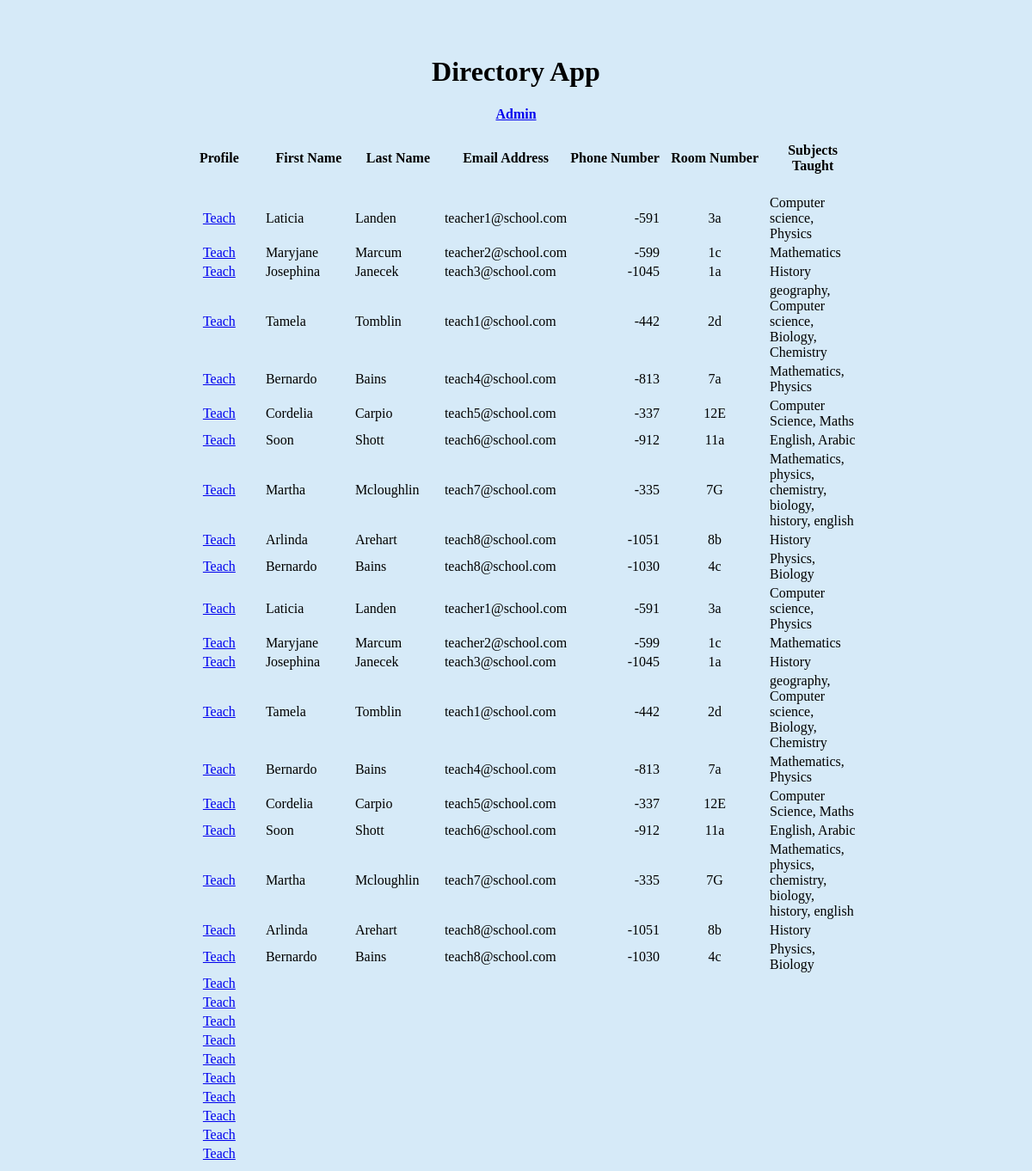
The app's page /, older data.
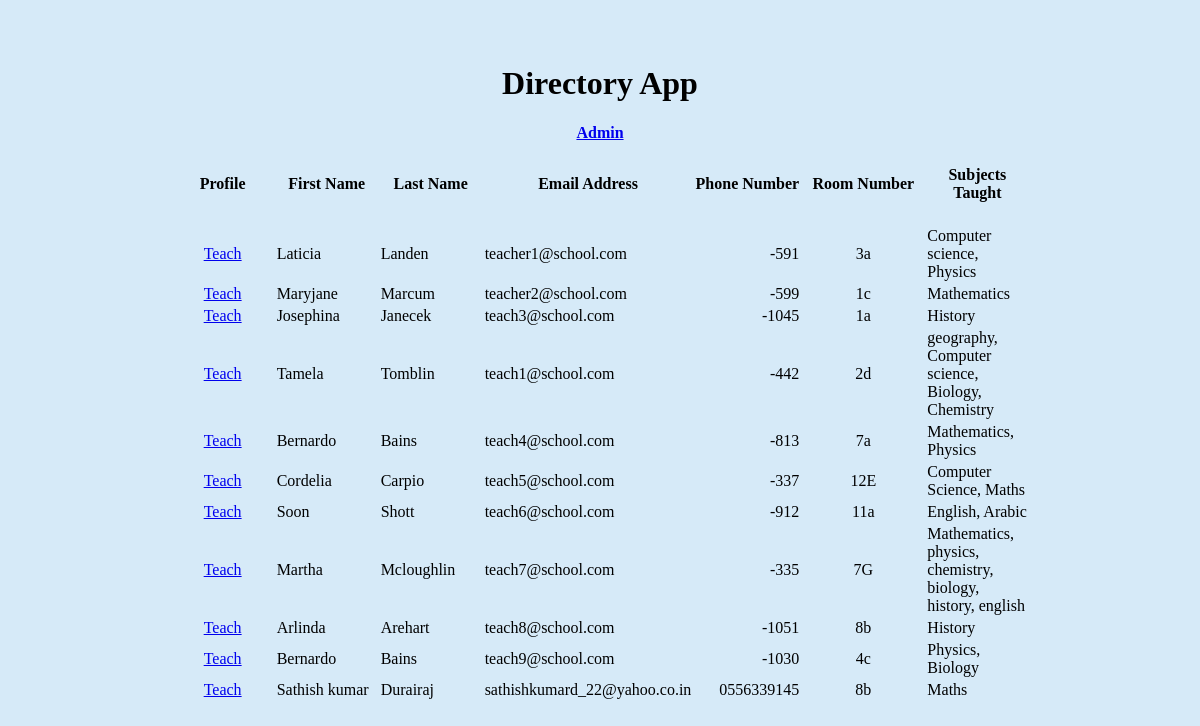
The same page, newer data.
### directory/models.py (models this page shows, shortened)
class Teacher(models.Model):
    First_Name = models.CharField('First Name', max_length=60, blank=False)
    Last_Name = models.CharField('Last Name', max_length=60, blank=False)
    Profile_Picture = models.CharField('Profile Picture', max_length=50)
    Email_Address = models.EmailField('Email Address', max_length = 254, unique=True, blank=False)
    Phone_Number = models.CharField('Phone Number', max_length=31)
    Room_Number = models.CharField('Room Number', max_length=10)
    Subjects_Taught = models.CharField('Subjects Taught', max_length=300)

### directory/views.py (the view)
# urls.py: path('', views.directory, name='directory'),
def directory(request):
    teachers = Teacher.objects.all()
    return render(request, 'directory/directory.html', {'teachers': teachers})

### directory/templates/directory/directory.html (shortened to what this page needs)
{% load static %}
<link rel="stylesheet" href="../../static/directory/styles/css/directory.css">
<div>
    <h1 align="center">Directory App</h1>
    <a align='right' href='admin/'><h4 align="center">Admin</h4></a>
    <div >
        <table align="center">
            <div class="header_row">
                <tr styles="background:blue">
                    <td style="width: 100px;"><h4 align="center">Profile</h4></td>
                    <td style="width: 100px;"><h4 align="center">First Name</h4></td>
                    <td style="width: 100px;"><h4 align="center">Last Name</h4></td>
                    <td style="width: 100px;"><h4 align="center">Email  Address</h4></td>
                    <td style="width: 104px;"><h4 align="center">Phone Number</h4></td>
                    <td style="width: 120px;"><h4 align="center">Room Number</h4></td>
                    <td style="width: 100px;"><h4 align="center">Subjects Taught</h4></td>
                </tr>
            </div>
            {% for teacher in teachers %}
            <div class="teacher_row">
                <tr>
                    <td><div align='center'><a align="center" href={{teacher.id}} >Teach</a></div></td>
                    <td><div>{{ teacher.First_Name }}</div></td>
                    <td>{{ teacher.Last_Name }}</td>
                    <td>{{ teacher.Email_Address }}</td>
                    <td><div align='right'>{{ teacher.Phone_Number }}</div></td>
                    <td><div align='center'>{{ teacher.Room_Number }}</div></td>
                    <td>{{ teacher.Subjects_Taught }}</td>
                </tr>
            </div>
            {% endfor %}
        </table>
    </div>
</div>

Row changes from the older to the newer data that the page shows:
removed Teacher: First_Name "Bernardo", Last_Name "Bains", Email_Address "teach8@school.com", Phone_Number "-1030", Room_Number "4c", Subjects_Taught "Physics, Biology"
removed Teacher: First_Name "Laticia", Last_Name "Landen", Email_Address "teacher1@school.com", Phone_Number "-591", Room_Number "3a", Subjects_Taught "Computer science, Physics"
removed Teacher: First_Name "Maryjane", Last_Name "Marcum", Email_Address "teacher2@school.com", Phone_Number "-599", Room_Number "1c", Subjects_Taught "Mathematics"
removed Teacher: First_Name "Josephina", Last_Name "Janecek", Email_Address "teach3@school.com", Phone_Number "-1045", Room_Number "1a", Subjects_Taught "History"
removed Teacher: First_Name "Tamela", Last_Name "Tomblin", Email_Address "teach1@school.com", Phone_Number "-442", Room_Number "2d", Subjects_Taught "geography, Computer science, Biology, Chemistry"
removed Teacher: First_Name "Bernardo", Last_Name "Bains", Email_Address "teach4@school.com", Phone_Number "-813", Room_Number "7a", Subjects_Taught "Mathematics, Physics"
removed Teacher: First_Name "Cordelia", Last_Name "Carpio", Email_Address "teach5@school.com", Phone_Number "-337", Room_Number "12E", Subjects_Taught "Computer Science, Maths"
removed Teacher: First_Name "Soon", Last_Name "Shott", Email_Address "teach6@school.com", Phone_Number "-912", Room_Number "11a", Subjects_Taught "English, Arabic"
removed Teacher: First_Name "Martha", Last_Name "Mcloughlin", Email_Address "teach7@school.com", Phone_Number "-335", Room_Number "7G", Subjects_Taught "Mathematics, physics, chemistry, biology, history, english"
removed Teacher: First_Name "Arlinda", Last_Name "Arehart", Email_Address "teach8@school.com", Phone_Number "-1051", Room_Number "8b", Subjects_Taught "History"
removed Teacher: First_Name "Bernardo", Last_Name "Bains", Email_Address "teach8@school.com", Phone_Number "-1030", Room_Number "4c", Subjects_Taught "Physics, Biology"
added Teacher: First_Name "Bernardo", Last_Name "Bains", Email_Address "teach9@school.com", Phone_Number "-1030", Room_Number "4c", Subjects_Taught "Physics, Biology"
added Teacher: First_Name "Sathish kumar", Last_Name "Durairaj", Email_Address "sathishkumard_22@yahoo.co.in", Phone_Number "0556339145", Room_Number "8b", Subjects_Taught "Maths"
